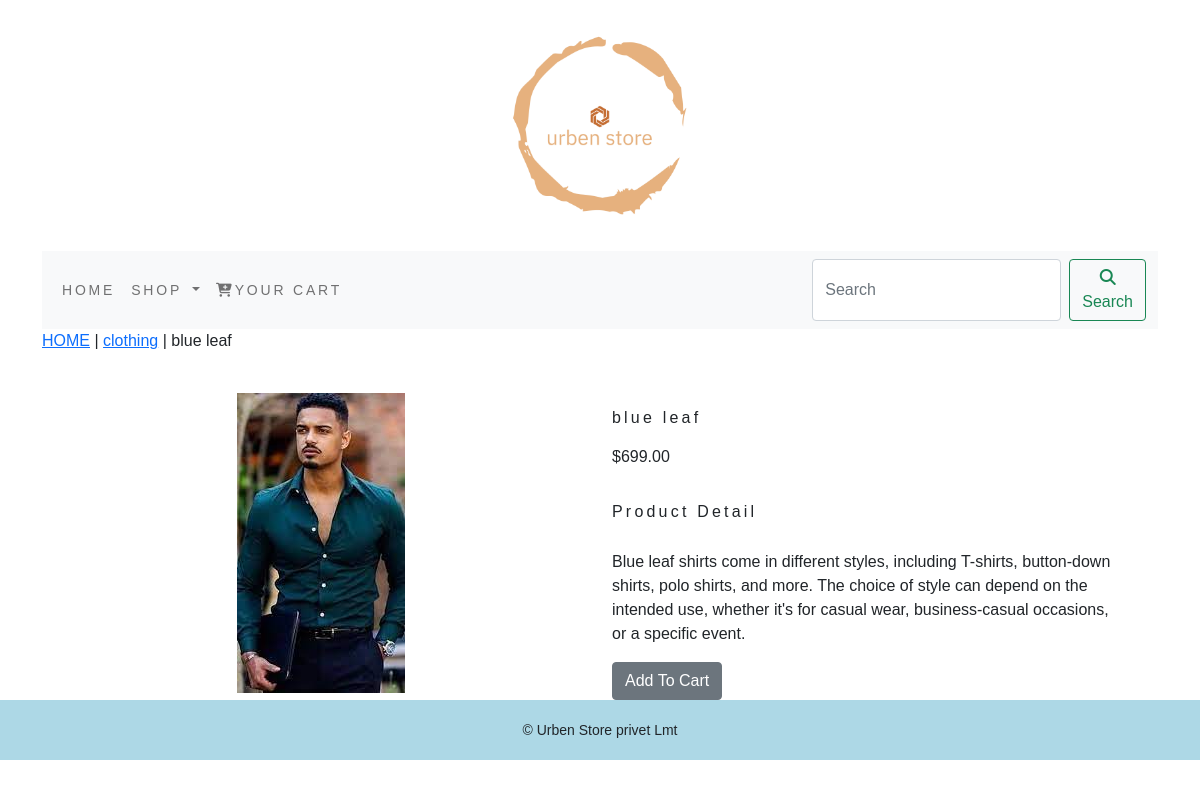
The app's page /shop/clothing/blue-leaf/ with its own data.
### shop/models.py (models this page shows, shortened)
class Product(models.Model):
    name = models.CharField(max_length=250, unique=True)
    slug = models.SlugField(max_length=250, unique=True)
    decs = models.TextField(blank=True)
    image = models.ImageField(upload_to='product', unique=True)
    price = models.DecimalField(max_digits=10, decimal_places=2)
    category = models.ForeignKey(Category, on_delete=models.CASCADE)
    stock = models.IntegerField()
    available = models.BooleanField(default=True)
    created = models.DateTimeField(auto_now_add=True)
    updated = models.DateTimeField(auto_now=True)
    class Meta:
        ordering = ('name',)
        verbose_name = 'product'
        verbose_name_plural = 'products'

class Category(models.Model):
    name = models.CharField(max_length=250, unique=True)
    slug = models.SlugField(max_length=250, unique=True)
    decs = models.TextField(blank=True)
    image = models.ImageField(upload_to='category', unique=True)
    class Meta:
        ordering = ('name',)
        verbose_name = 'category'
        verbose_name_plural = 'categories'
    def get_url(self):
        return reverse('shop:products_by_category', args=[self.slug])
    def __str__(self):
        return '{}'.format(self.name)

### shop/views.py (the view)
# urls.py: path('<slug:c_slug>/<slug:product_slug>/', views.proDetail, name='prodCatdetail'),
def proDetail(request, c_slug, product_slug):
    try:
        product = Product.objects.get(category__slug=c_slug,slug=product_slug)
    except Exception as e:
        raise e
    return render(request, "product.html", {'product': product})

### shop/context_processors.py (called while the page is built)
def menu_links(request):
    links = Category.objects.all()
    return dict(links=links)

### template/product.html (shortened to what this page needs)
{% extends 'base.html' %}
{% load static %}
{% block content %}
<div class="row my_prod_class">
    <div class="mx_auto">
        <p><a href="{% url 'shop:allProdCat' %}">HOME</a> | <a href="{{product.category.get_url}}">{{product.category}}</a> |  {{product.name}}</p>
    </div>
</div>
<div class="container">
<br>
<div class="row">
    <div class="col-12 col-sm-12 col-md-12 col-lg-6 text-center">
        <div class="min-width:18reem">
            <img src="{{product.image.url}}" alt="{{product.name}}">
        </div>
    </div>
        <div class="col-12 col-sm-12 col-md-12 col-lg-6">
            <div>
            <h1 class="my_prod_title">{{product.name}}</h1>
            <p>${{product.price}}</p>
            <p class="my_prod_title"> Product Detail</p>
            <p class="text-justify my_prod_text">{{product.decs}}</p>
            {% if product.stock <= 0 %}
            <p class="text-justify my_prod_title"><b>OUT OF STOCK </b></p>
            {% else %}
            <a class="btn btn-secondary" href="{% url 'cart:add_cart' product.id %}">Add To Cart</a>
            {% endif %}
        </div>
    </div>
   </div>
</div>
{% endblock %}

### static/css/custom.css (style rules this page uses)
body { font-family: 'Outfit', sans-serif; }
.my_prod_title { font-size:16px; letter-spacing:.2em; padding-top:15px; padding-bottom:10px; }
.my_prod_text { padding-right:20px; }

### records on screen
Product: category "clothing", name "blue leaf", image (picture), price "699.00", decs "Blue leaf shirts come in different styles, including T-shirts, button-down shirts, polo shirts, and more. The choice of style can depend on the intended use, whether it's for casual wear, business-casual occasions, or a specific event."
